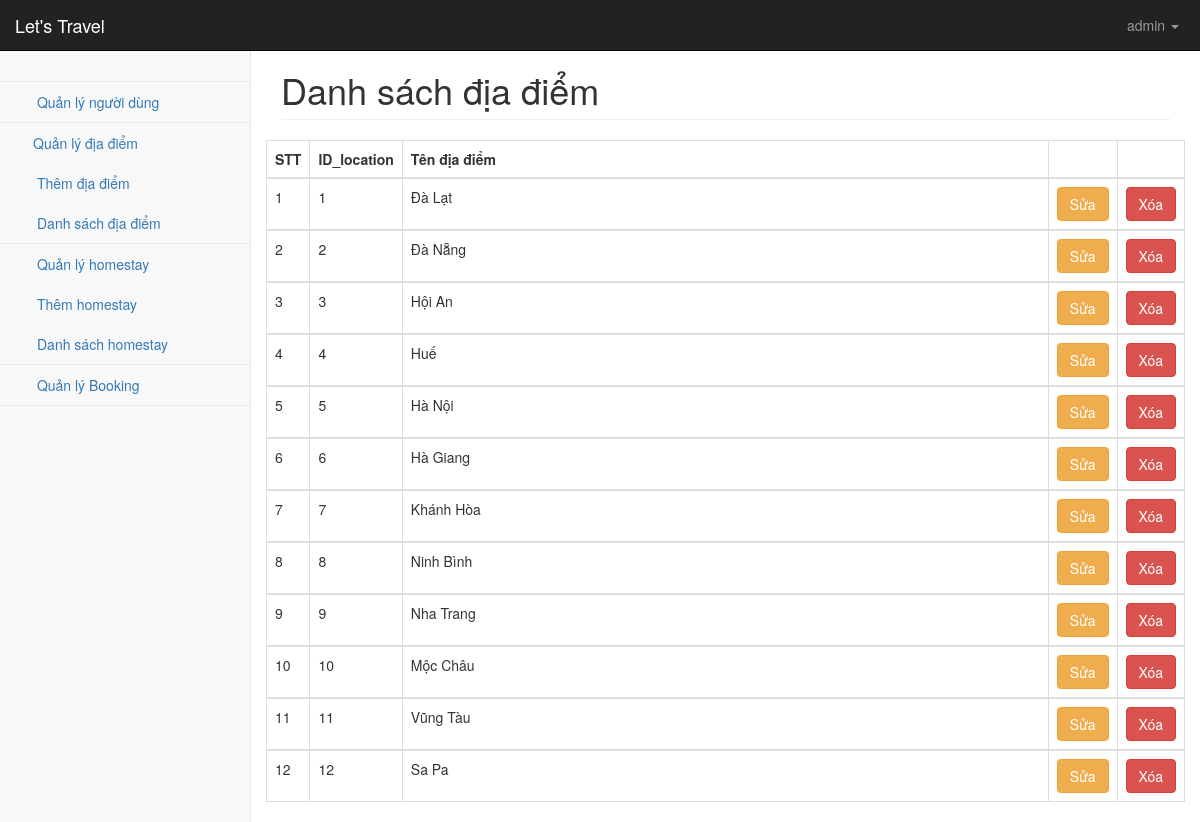
/admin/index.php?page=location_list.php (signed in), run on the app's committed database.
### tables this page shows
CREATE TABLE `location` (
  `id_location` int(11) NOT NULL,
  `name` varchar(50) NOT NULL
);

### model.php (called while the page is built, shortened)
<?php
    function connect_DB() {
        $dsn = 'mysql:host=localhost;dbname=homestay';
        $userAd = 'root';
        $passAd = '';
        try {
        $db = new PDO($dsn, $userAd, $passAd);
        }
        catch (PDOException $e) {
            $messageError = $e->getMessage();
            exit();
        }
        return $db;
    }
    function selectLocation() {
        $db = connect_DB();
        $query = "SELECT * FROM location";
        $statement = $db->prepare($query);
        $statement->execute();
        $result = $statement->fetchAll();
        return $result;
    }
?>

### admin/modules/location_list.php (the view, shortened to what this page needs)
<?php
    include('../model.php');
?>
<div class="container-fluid">
    <div class="row">
        <div class="col-lg-12">
            <h1 class="page-header">Danh sách địa điểm</h1>
        </div>
    </div>
    <div class="row">
        <table class="table table-bordered table-hover">
            <thead>
                <tr>
                    <th width="15px">STT</th>
                    <th width="30px">ID_location</th>
                    <th>Tên địa điểm</th>
                    <th width="15px"></th>
                    <th width="15px"></th>
                </tr>
            </thead>
            <tbody>
                <?php
                    $listLocation = selectLocation();
                    $index = 1;
                    foreach($listLocation as $item) :
                ?>
                <tr>
                    <td><?php echo $index++; ?></td>
                    <td><?php echo $item['id_location']; ?></td>
                    <td><?php echo $item['name']; ?></td>
                    <td>
                        <a href="index.php?page=location_add.php&id_location=<?php echo $item['id_location'];?>" class="btn btn-warning">Sửa</a>
                    </td>
                    <td>
                        <a href="index.php?page=location_list.php&id_location=<?php echo $item['id_location'];?>"class="btn btn-danger">Xóa</a>
                    </td>
                </tr>
            </tbody>
            <?php endforeach; ?>
        </table>
    </div>
</div>

### admin/css/startmin.css (style rules this page uses)
body { background-color: #f8f8f8; }

### data on the page
location: id_location "1", name "Đà Lạt"
location: id_location "2", name "Đà Nẵng"
location: id_location "3", name "Hội An"
location: id_location "4", name "Huế"
location: id_location "5", name "Hà Nội"
location: id_location "6", name "Hà Giang"
location: id_location "7", name "Khánh Hòa"
location: id_location "8", name "Ninh Bình"
location: id_location "9", name "Nha Trang"
location: id_location "10", name "Mộc Châu"
location: id_location "11", name "Vũng Tàu"
location: id_location "12", name "Sa Pa"

### other printed values
$_SESSION['fullname'] "admin"
